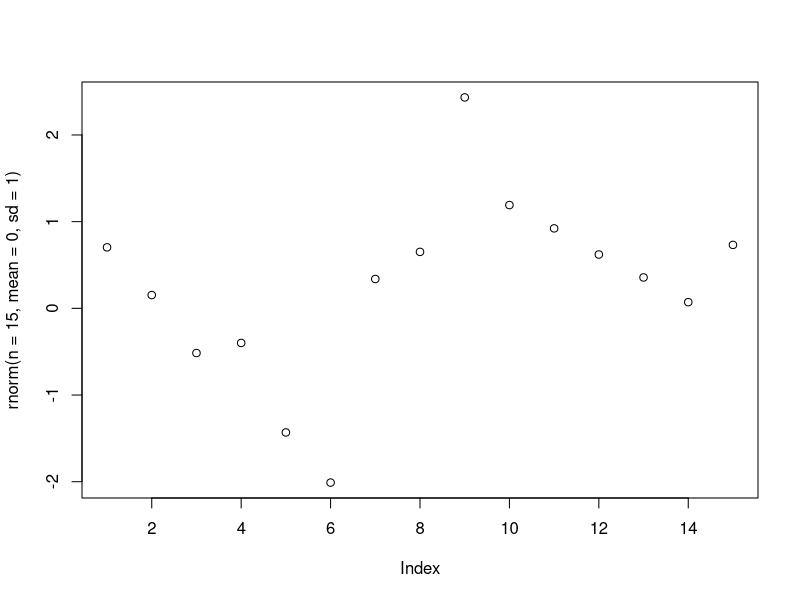
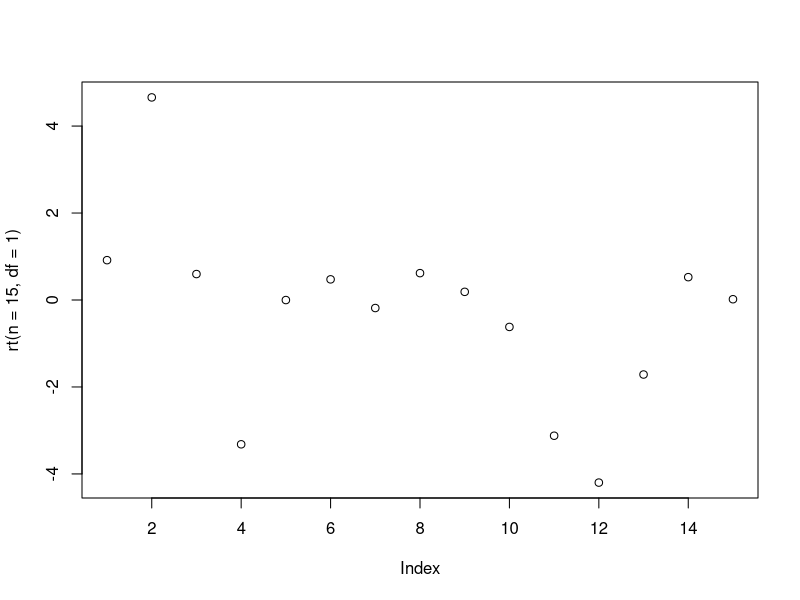
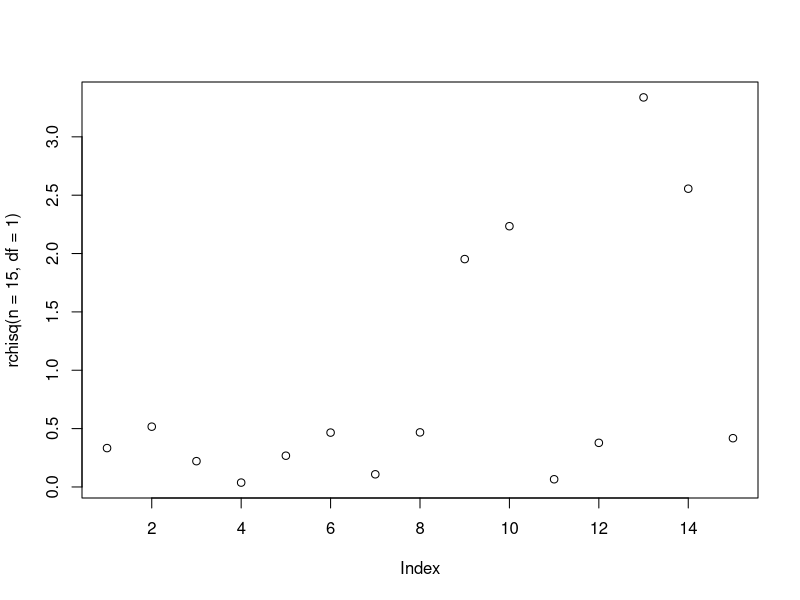
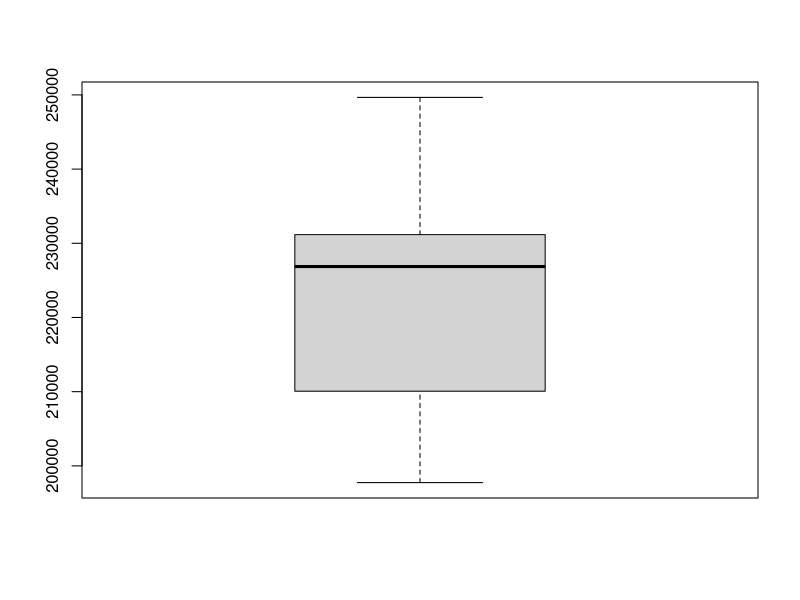
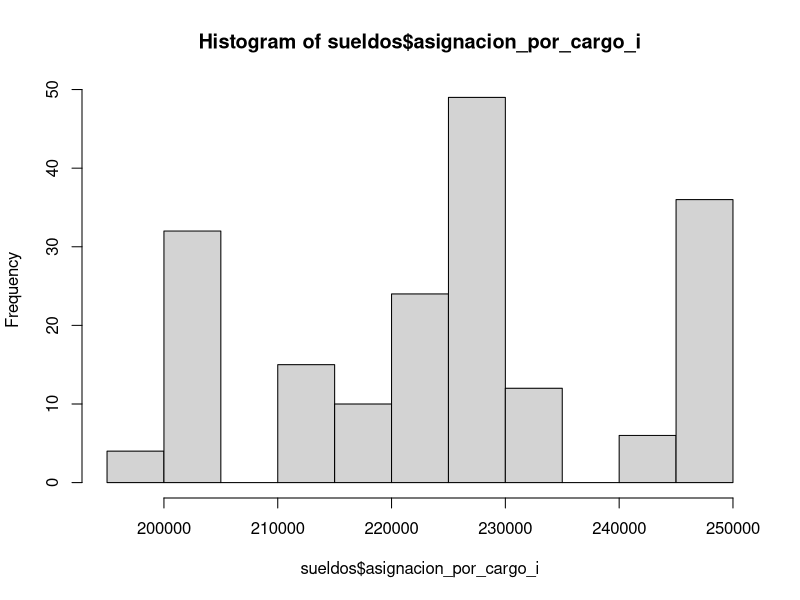
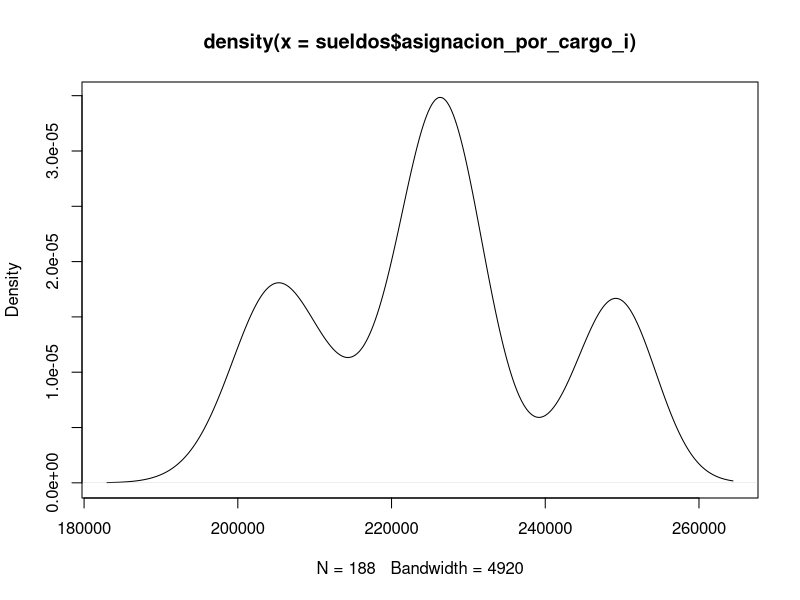

These figures' R source, in order:
## ---- chunk 1
knitr::opts_chunk$set(warning = FALSE, message = FALSE,echo=TRUE, fig.width = 15)

## ---- chunk 2
library(tidyverse)
## ---- chunk 3
set.seed(1234)
rnorm(n = 15, mean = 0, sd = 1 )
rt(n = 15, df=1 )
rchisq(n = 15,df=1)
## ---- chunk 4

plot(rnorm(n = 15,mean = 0, sd = 1 ))
plot(rt(n = 15,df=1 ))
plot(rchisq(n = 15,df=1))
## ---- chunk 5
femicidios <- read_csv(file = '../fuentes/vict_fem_annio__g_edad_limpio.csv')
femicidios
## ---- chunk 6
femicidios <- femicidios %>% 
  filter(anio!=2017, grupo_edad !='Ignorado') %>%  #Sacamos al 2017 y los casos donde se ignora la edad
  mutate(cantidad_femicidios = case_when(cantidad_femicidios=='-' ~ 0, # reemplazamos el - por 0
                                         TRUE ~as.numeric(cantidad_femicidios)), # y convertimos la variable en numerica
         grupo_edad = case_when(grupo_edad %in% c('0 - 15','16 - 20','21 - 40') ~ '0-40', # agrupamos para tener sólo dos grupos
                                grupo_edad %in% c('41 - 60','61 y más') ~ '41 y más')) %>% 
  group_by(grupo_edad) %>% 
  summarise(cantidad_femicidios= sum(cantidad_femicidios)) # sumamos los años y grupos para tener datos agregados
femicidios
## ---- chunk 7
chisq.test(femicidios$cantidad_femicidios)
## ---- chunk 8
sueldos <- read_csv('../fuentes/sueldo_funcionarios_2019.csv')
## ---- chunk 9
summary(sueldos$asignacion_por_cargo_i)
## ---- chunk 10
boxplot(sueldos$asignacion_por_cargo_i)
hist(sueldos$asignacion_por_cargo_i)
plot(density(sueldos$asignacion_por_cargo_i))
